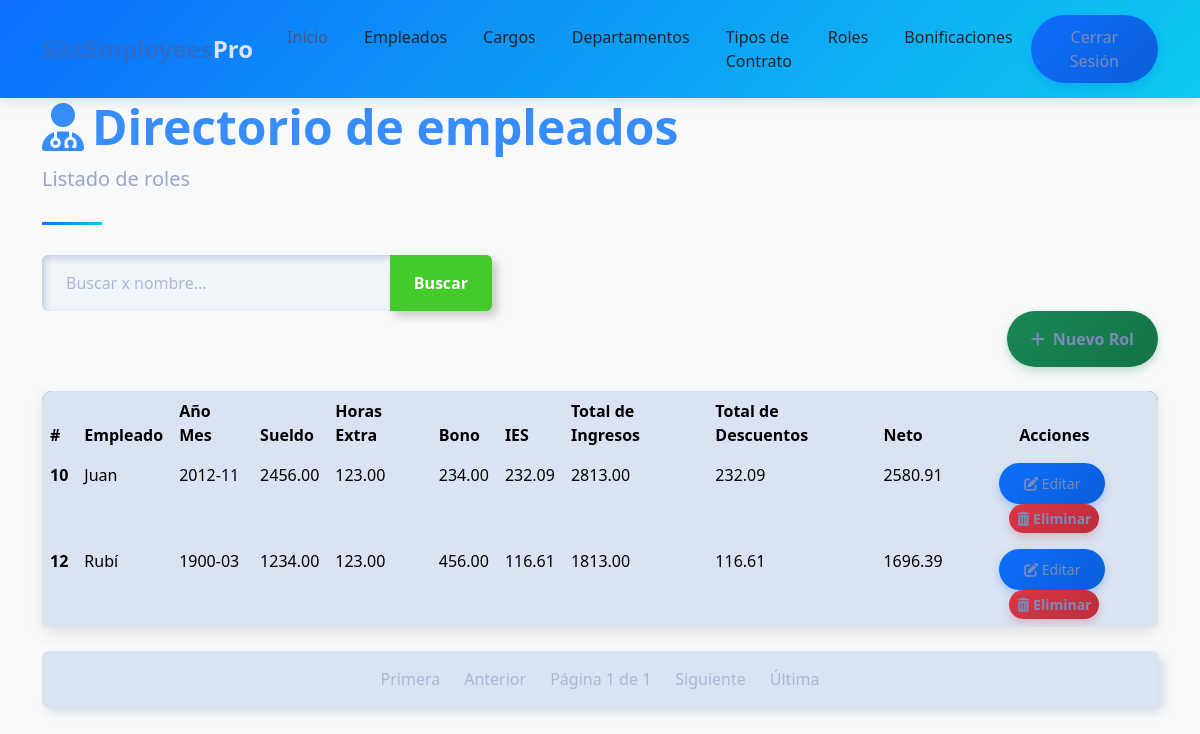
/empleados/rol_list/?page=2 (signed in), run on an earlier commit of the app's database.
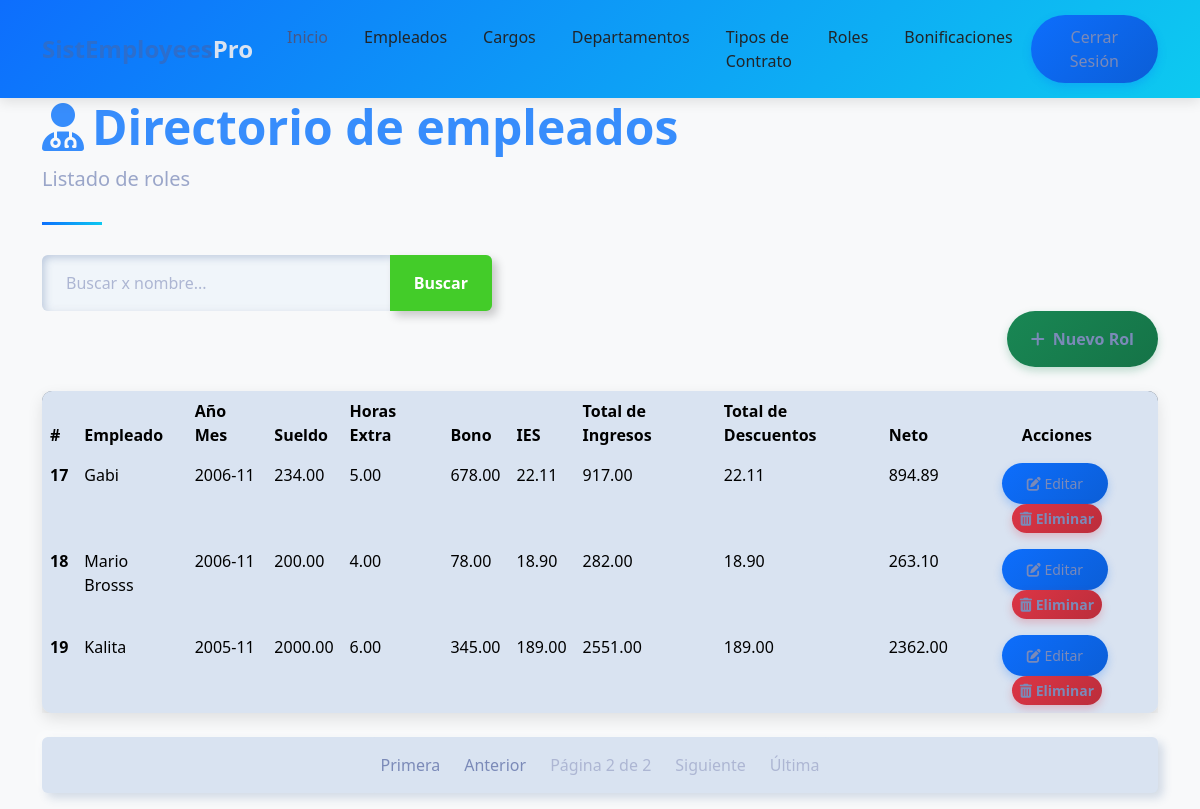
And on a later commit of the database.
### empleados/models.py (models this page shows, shortened)
class Rol(models.Model):
    empleado = models.ForeignKey(Empleado, on_delete=models.CASCADE)
    aniomes = models.DateField()
    sueldo = models.DecimalField(max_digits=10, decimal_places=2)
    horas_extra = models.DecimalField(max_digits=10, decimal_places=2)
    bono = models.DecimalField(max_digits=10, decimal_places=2)
    iess = models.DecimalField(max_digits=10, decimal_places=2)
    tot_ing = models.DecimalField(max_digits=10, decimal_places=2)
    tot_des = models.DecimalField(max_digits=10, decimal_places=2)
    neto = models.DecimalField(max_digits=10, decimal_places=2)

class Empleado(models.Model):
    SEXO_CHOICES = [
        ('M', 'Masculino'),
        ('F', 'Femenino'),
    ]
    nombre = models.CharField(max_length=100)
    cedula = models.CharField(max_length=20, unique=True)
    direccion = models.TextField()
    sexo = models.CharField(max_length=1, choices=SEXO_CHOICES)
    sueldo = models.DecimalField(max_digits=10, decimal_places=2)
    cargo = models.ForeignKey(Cargo, on_delete=models.CASCADE)
    departamento = models.ForeignKey(Departamento, on_delete=models.CASCADE)
    tipo_contrato = models.ForeignKey(TipoContrato, on_delete=models.CASCADE)

### empleados/views.py (the view)
# urls.py: path('rol_list/', rol_list, name='rol_list'),  # URL para la vista rol
@login_required
def rol_list(request):
    query = request.GET.get('q', None)
    if query:
        roles = Rol.objects.filter(
            Q(empleado__nombre__icontains=query) | Q(aniomes__icontains=query)
            | Q(sueldo__icontains=query) | Q(horas_extra__icontains=query)
            | Q(bono__icontains=query) | Q(iess__icontains=query)
            | Q(tot_ing__icontains=query) | Q(tot_des__icontains=query)
            | Q(neto__icontains=query)
        )
    else:
        roles = Rol.objects.all()
    paginator = Paginator(roles, 5) # Aqui se define la paginación, 5 roles por página
    page_number = request.GET.get('page') # Luego, se obtiene el número de página actual
    page_obj = paginator.get_page(page_number) # Esto devuelve un objeto Page que contiene los roles de la página actual
    context = {'roles': page_obj, 'title': 'Listado de Roles'}
    return render(request, 'roles/list.html', context)

### templates/roles/list.html (shortened to what the changed rows need)
{% extends "home.html" %}
{% block content %}
    <div class="container">
        <header class="page-header">
            <h1 class="display-5 fw-bold text-primary">
                <i class="fas fa-user-md me-2"></i>Directorio de empleados
            </h1>
        </header>
        <div class="card mb-4">
            <div class="card-body p-0">
                <div class="table-responsive">
                    <table class="table table-hover mb-0">
                        <thead>
                            <tr>
                                <th scope="col">#</th>
                                <th scope="col">Empleado</th>
                                <th scope="col">Año Mes</th>
                                <th scope="col">Sueldo</th>
                                <th scope="col">Horas Extra</th>
                                <th scope="col">Bono</th>
                                <th scope="col">IES</th>
                                <th scope="col">Total de Ingresos</th>
                                <th scope="col">Total de Descuentos</th>
                                <th scope="col">Neto</th>
                                <th scope="col" class="text-center">Acciones</th>
                            </tr>
                        </thead>
                        <tbody>
                           {% for rol in roles %}
                            <tr>
                                <th scope="row">{{rol.id}}</th>
                                <td>{{rol.empleado.nombre}}</td>
                                <td>{{ rol.aniomes|date:"Y-m" }}</td>
                                <td>{{rol.sueldo}}</td>
                                <td>{{rol.horas_extra}}</td>
                                <td>{{rol.bono}}</td>
                                <td>{{rol.iess}}</td>
                                <td>{{rol.tot_ing}}</td>
                                <td>{{rol.tot_des}}</td>
                                <td>{{rol.neto}}</td>
                                <td class="text-center">
                                    <a href={% url 'empleados:rol_update' rol.id %} class="btn btn-sm btn-primary me-1">
                                        <i class="fas fa-edit"></i> Editar
                                    </a>
                                    <a href={% url 'empleados:rol_delete' rol.id %} class="btn btn-sm btn-danger">
                                        <i class="fas fa-trash-alt"></i> Eliminar
                                    </a>
                                </td>
                            </tr>
                           {% endfor %}
                        </tbody>
                    </table>
                </div>
            </div>
        </div>
        <nav aria-label="Page navigation">
        <ul class="pagination justify-content-center">
            {% if roles.has_previous %}
            <li class="page-item">
                <a class="page-link" href="?page=1{% if request.GET.q %}&q={{ request.GET.q }}{% endif %}">Primera</a>
            </li>
            <li class="page-item">
                <a class="page-link" href="?page={{ roles.previous_page_number }}{% if request.GET.q %}&q={{ request.GET.q }}{% endif %}">Anterior</a>
            </li>
            {% else %}
            <li class="page-item disabled"><span class="page-link">Primera</span></li>
            <li class="page-item disabled"><span class="page-link">Anterior</span></li>
            {% endif %}
            <li class="page-item disabled">
            <span class="page-link">Página {{ roles.number }} de {{ roles.paginator.num_pages }}</span>
            </li>
        </ul>
        </nav>
    </div>
{% endblock %}

What changed in the data, as far as the page shows it:
no longer on this page (row edited): Rol: id "10", empleado.nombre "Juan", aniomes "2012-11", sueldo "2456.00", horas_extra "123.00", bono "234.00", iess "232.09", tot_ing "2813.00", tot_des "232.09", neto "2580.91"
no longer on this page (row unchanged): Rol: id "12", empleado.nombre "Rubí", aniomes "1900-03", sueldo "1234.00", horas_extra "123.00", bono "456.00", iess "116.61", tot_ing "1813.00", tot_des "116.61", neto "1696.39"
added Rol: id "17", empleado.nombre "Gabi", aniomes "2006-11", sueldo "234.00", horas_extra "5.00", bono "678.00", iess "22.11", tot_ing "917.00", tot_des "22.11", neto "894.89"
added Rol: id "18", empleado.nombre "Mario Brosss", aniomes "2006-11", sueldo "200.00", horas_extra "4.00", bono "78.00", iess "18.90", tot_ing "282.00", tot_des "18.90", neto "263.10"
added Rol: id "19", empleado.nombre "Kalita", aniomes "2005-11", sueldo "2000.00", horas_extra "6.00", bono "345.00", iess "189.00", tot_ing "2551.00", tot_des "189.00", neto "2362.00"
Also different on the page:
{{ roles.number }}: "1" → "2"
{{ roles.paginator.num_pages }}: "1" → "2"
